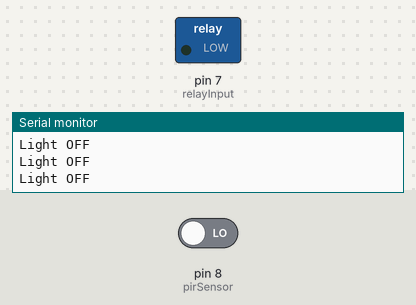
Recording of a sketch running on a simulated Arduino Uno, built with avr-gcc and run on an emulated ATmega328P. Shown: switched loads named in the sketch (green lamp = pin HIGH), the last lines printed to the serial monitor. The test bench sets the inputs (shaded band); at power-on: pin 8 (pirSensor) LOW.

Above: at 4.8 s.
4.9 s: pin 8 (pirSensor) driven HIGH
At 7.2 s:
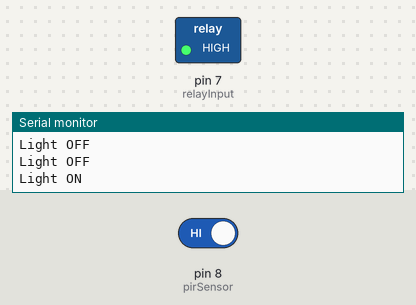
7.6 s: pin 8 (pirSensor) driven LOW
At 8.9 s:
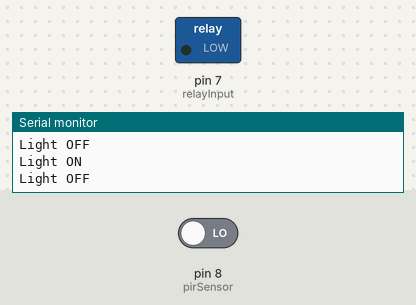
Timing chart, 0 to 10.6 s (numbered marks = the images above; inputs shaded):
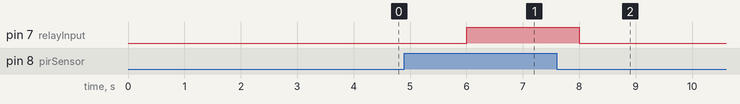

Measured:
- after the input at 4.9 s, pin 7 (relayInput): LOW → HIGH after 1.1 s
- after the input at 7.6 s, pin 7 (relayInput): HIGH → LOW after 0.40 s

The sketch:

automatic_light_system.ino
```cpp
int pirSensor=8;
int relayInput=7;

void setup()
{
  Serial.begin(9600);
  pinMode(pirSensor,INPUT);
  pinMode(relayInput,OUTPUT);
}
void loop(){
  int sensorValue=digitalRead(pirSensor);

  if(sensorValue==1)
  {
    digitalWrite(relayInput,HIGH);
    Serial.println("Light ON");
    delay(2000);
  }
  else
  {
  digitalWrite(relayInput,LOW);
    Serial.println("Light OFF  ");
    delay(2000);
  }
}
```
